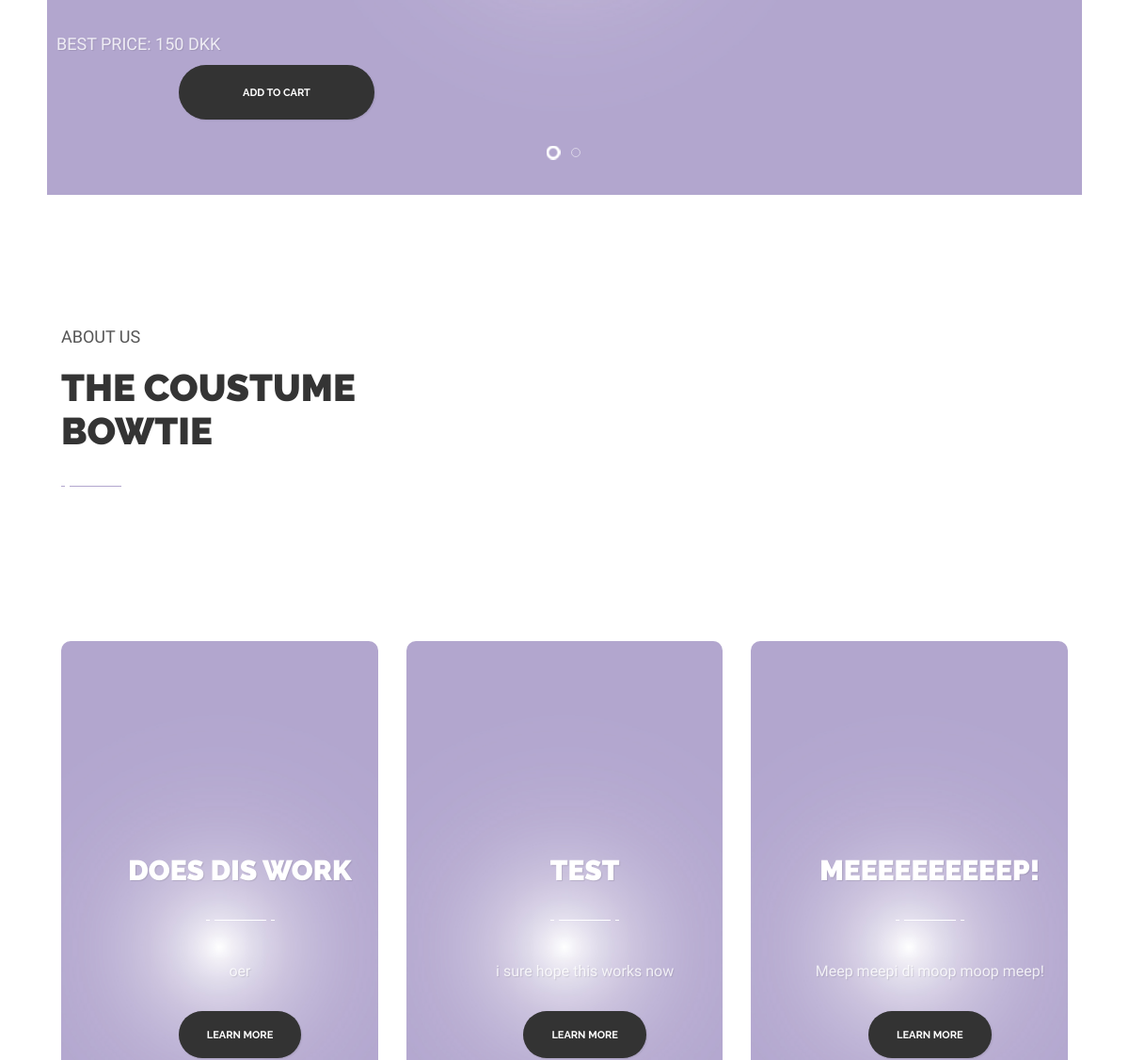
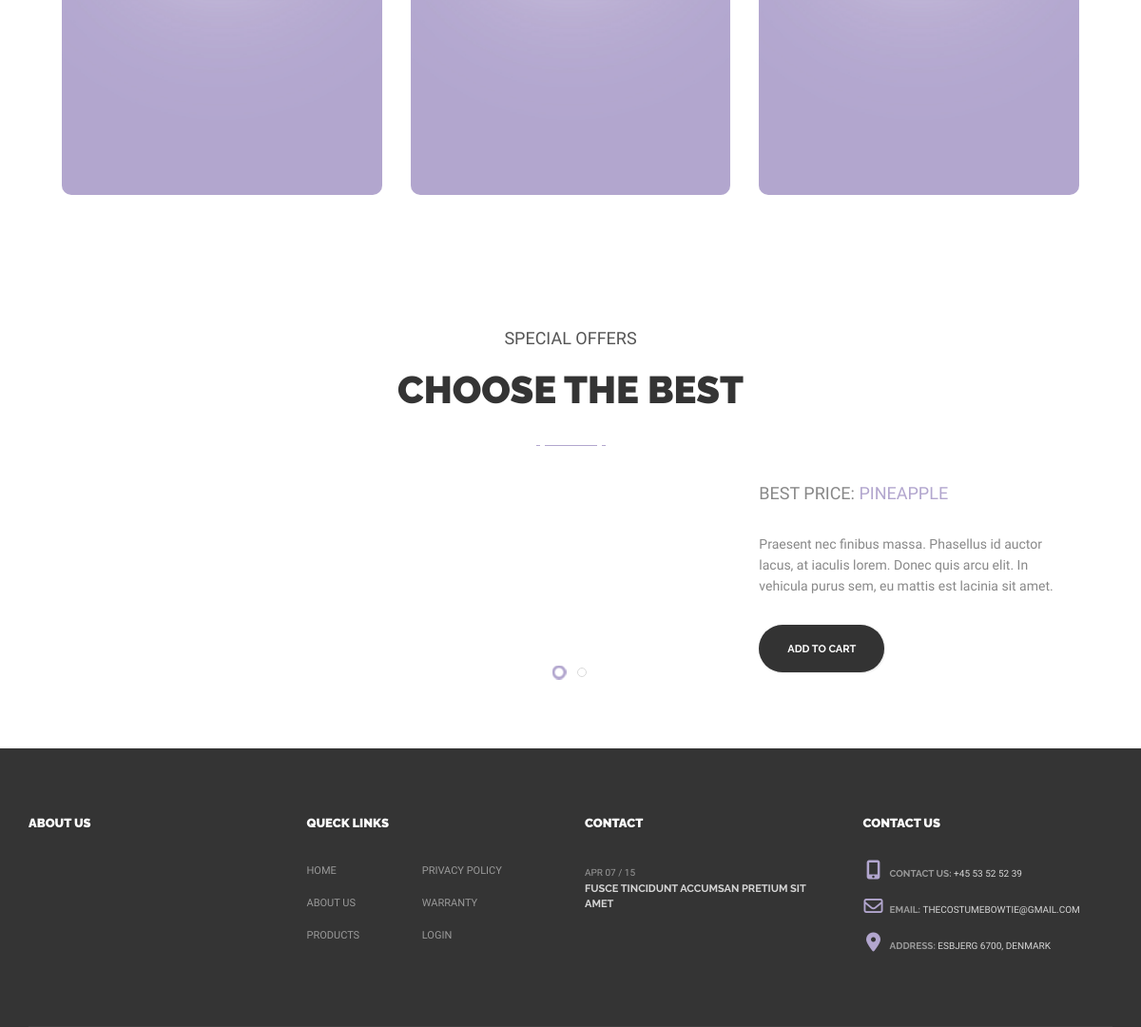
Before: / (lower part) with the older database file (2 pictures, top to bottom).
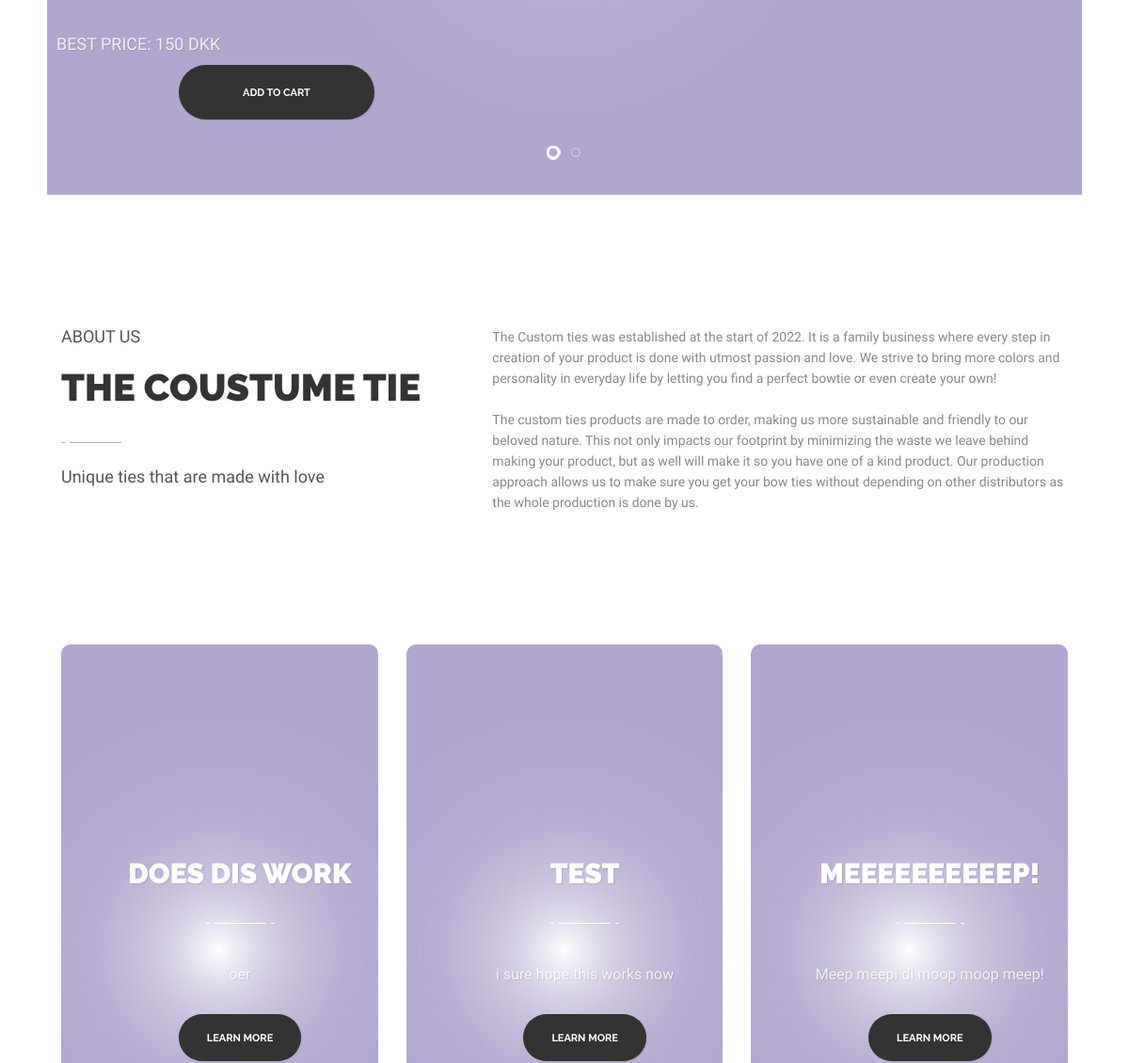
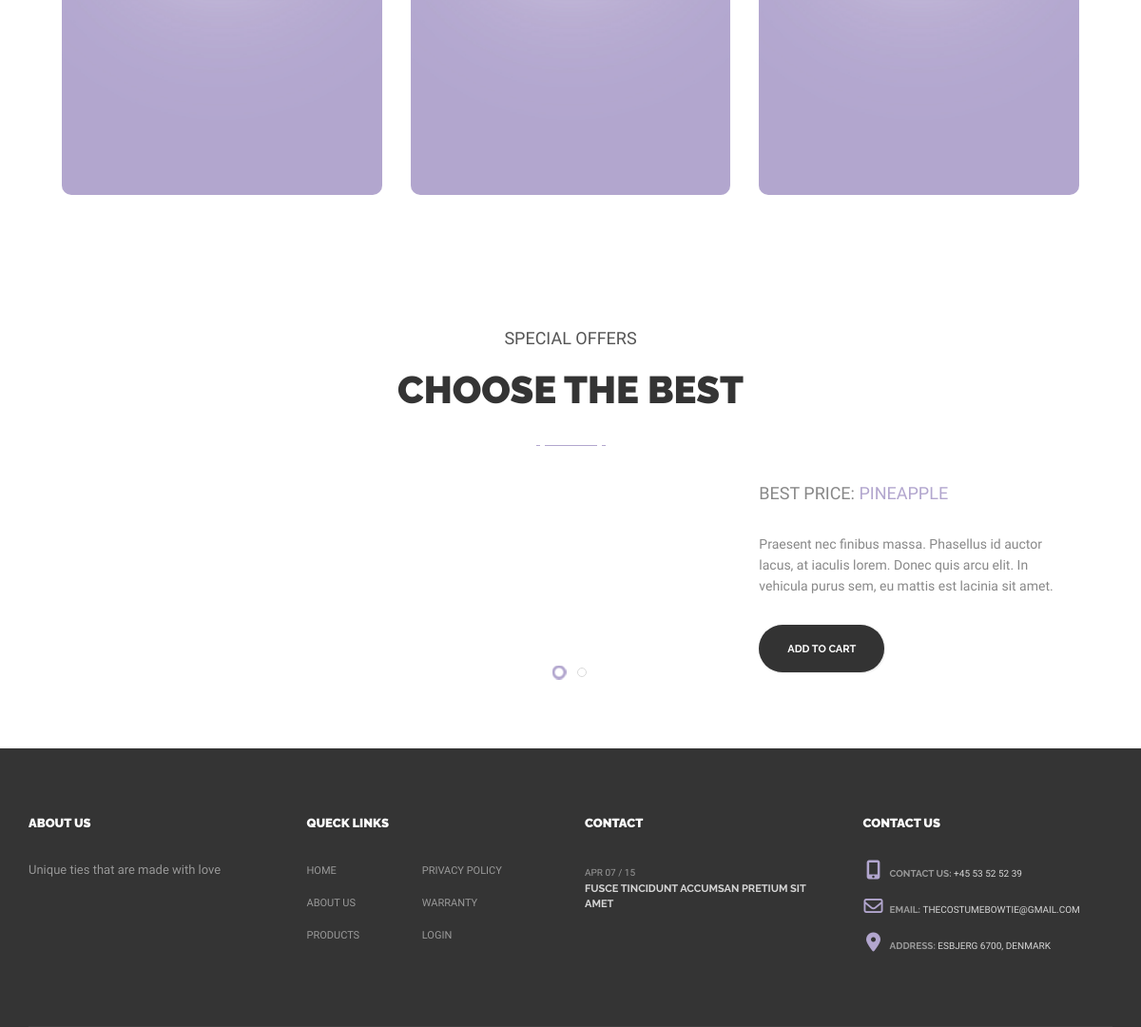
After: the same page with the newer database file (2 pictures, top to bottom).
### tables this page shows
CREATE TABLE IF NOT EXISTS `frontpage` (
  `id` varchar(50) NOT NULL,
  `text` text,
  PRIMARY KEY (`id`)
);

CREATE TABLE IF NOT EXISTS `news` (
  `news_id` int(11) NOT NULL AUTO_INCREMENT,
  `title` varchar(45) NOT NULL,
  `description` text NOT NULL,
  `time` datetime NOT NULL DEFAULT CURRENT_TIMESTAMP,
  `media` varchar(250) DEFAULT NULL,
  PRIMARY KEY (`news_id`)
);

CREATE TABLE IF NOT EXISTS `sales` (
  `id` int(11) NOT NULL AUTO_INCREMENT,
  `title` varchar(100) NOT NULL,
  `start` date NOT NULL,
  `end` date NOT NULL,
  `description` text,
  PRIMARY KEY (`id`)
);

### index.php (called while the page is built, shortened)
<?php
    include "public/Router.php";
    $request = $_SERVER["REQUEST_URI"];
    $router = new Router($request);
    $router->get('/', 'views/frontend/Home');

### models/handlers/frontpageHandler.php (called while the page is built, shortened)
<?php
$rootPath = "";
require_once $rootPath . "public/dbconn.php";
require_once $rootPath . "models/sql/frontpage.php";
class FrontpageHandler extends Frontpage{
    public $db;
    public function __construct($db) {
        $this->db = $db;
    }
    public function getFrontpage(){
        $getFrontpage = $this->db->prepare($this->getAllFrontpageQuery);
        $getFrontpage->execute();
        return $getFrontpage->fetchAll();
    }
}
$FrontpageHandler = new FrontpageHandler($db);

### controllers/frontpage.php (called while the page is built, shortened)
<?php
$dataset = $FrontpageHandler->getFrontpage();
foreach($dataset as $data){
    if($data['id'] == 'phone'){
        $phone = $data['text'];
    }
    if($data['id'] == 'email'){
        $email = $data['text'];
    }
    if($data['id'] == 'address'){
        $address = $data['text'];
    }
    if($data['id'] == 'aboutusSubtitle'){
        $aboutusSubtitle = $data['text'];
    }
    if($data['id'] == 'aboutusSlogan'){
        $aboutusSlogan = $data['text'];
    }
    if($data['id'] == 'aboutusTitle'){
        $aboutusTitle = $data['text'];
    }
    if($data['id'] == 'aboutUs1'){
        $aboutUs1 = $data['text'];
    }
    if($data['id'] == 'aboutUs2'){
        $aboutUs2 = $data['text'];
    }
}

### models/handlers/newsHandler.php (called while the page is built, shortened)
<?php
$rootPath = "";
require_once $rootPath . "public/dbconn.php";
require_once $rootPath . "models/sql/news.php";
class NewsHandler extends News{
    public $db;
    public function __construct($db) {
        $this->db = $db;
    }
    public function getNews($search){
        if($search == ""){
            $search = "%";
        }else{
            $search = "%" . $search . "%";
        }
        $getNews = $this->db->prepare($this->getNewsQuery);
        $getNews->bindParam(":title", $search);
        $getNews->bindParam(":description", $search);
        $getNews->execute();
        $news = $getNews->fetchAll();
        return $news;
    }
}
$NewsHandler = new NewsHandler($db);

### controllers/frontendNews.php (called while the page is built)
<?php
$news = $NewsHandler->getNews('');

### models/handlers/ProductsHandler.php (called while the page is built, shortened)
<?php
$rootPath = "";
require_once $rootPath . "public/dbconn.php";
require_once $rootPath . "models/sql/Products.php";
class ProductsHandler extends Products{
    public $db;
    public function __construct($db) {
        $this->db = $db;
    }
    public function getSales(){
        $getSales = $this->db->prepare($this->getSalesQuery);
        $getSales->execute();
        return $getSales->fetchAll();
    }
}
$ProductsHandler = new ProductsHandler($db);

### controllers/frontendDiscount.php (called while the page is built, shortened)
<?php
$Sales = $ProductsHandler->getSales();

### views/frontend/home.php (the view, shortened to what this page needs)
<?php
    $rootPath = "";
    require_once $rootPath . "views/frontend/partials/header.php";
    require_once $rootPath . "models/handlers/newsHandler.php";
    require_once $rootPath . "controllers/frontendNews.php";
    require_once $rootPath . "models/handlers/ProductsHandler.php";
    require_once $rootPath . "controllers/frontendDiscount.php";
    require_once $rootPath . "models/handlers/frontpageHandler.php";
    require_once $rootPath . "controllers/frontpage.php";
?>
<div class="content-margins grey">
    <div class="slider-wrapper">
        <div class="swiper-container" data-parallax="1" data-auto-height="1">
            <div class="swiper-wrapper">
                <div class="swiper-slide" style="background-image: url(assets/img/background-1.jpg);">
                    <div class="container">
                        <div class="row">
                            <div class="col-sm-6">
                                <div class="cell-view page-height">
                                    <div data-swiper-parallax-x="-300">
                                        <div class="buttons-wrapper">
                                            <div class="simple-article size-5 light transparent">BEST PRICE: 150 DKK
                                            </div>
                                            <a class="height-button button size-2 style-2" href="#">
                                                <span class=" button-wrapper">
                                                    <span class="text">Add To Cart</span>
                                                </span>
                                            </a>
                                        </div>
                                    </div>
                                </div>
                            </div>
                        </div>
                        <div class="slider-product-preview FirstBannerImage" data-swiper-parallax-x="-600">
                        </div>
                    </div>
                </div>
            </div>
            <div class="swiper-pagination swiper-pagination-white"></div>
        </div>
    </div>
    <div class="empty-space col-xs-b35 col-md-b70"></div>
    <div class="empty-space col-xs-b35 col-md-b70"></div>
    <div class="container">
        <div class="row">
            <div class="col-sm-5">
                <div class="simple-article size-3 grey uppercase col-xs-b5"><?php echo $aboutusSubtitle ?></div>
                <div class="h2"><?php echo $aboutusTitle ?></div>
                <div class="title-underline left"><span></span></div>
                <div class="simple-article size-4 grey"><?php echo $aboutusSlogan ?></div>
            </div>
            <div class="col-sm-7">
                <div class="simple-article size-3">
                    <p><?php echo $aboutUs1 ?></p>
                    <p><?php echo $aboutUs2 ?></p>
                </div>
            </div>
        </div>
    </div>
    <div class="empty-space col-xs-b35 col-md-b70"></div>
    <div class="empty-space col-xs-b35 col-md-b70"></div>
    <div class="container-fluid">
        <div class="row">
            <?php
                    foreach($news as $new){
            ?>
                <div class="col-md-4 col-xs-b15 col-md-b0">
                    <div class="banner-shortcode style-4 rounded-image text-center"
                        style="background-image: url(assets/img/background-5.jpg);">
                        <div class="valign-middle-cell">
                            <div class="valign-middle-content flex-center">
                                <h3 class="h3 light"><?php echo $new['title'] ?></h3>
                                <div class="title-underline light center"><span></span></div>
                                <div class="news-image-div">
                                </div>
                                <div class="simple-article size-4 light transparent col-xs-b30"><?php echo $new['description'] ?></div>
                                <a class="button size-2 style-2" href="/NewsShow">
                                    <span class="button-wrapper">
                                        <span class="text">learn more</span>
                                    </span>
                                </a>
                            </div>
                        </div>
                    </div>
                </div>
            <?php
                }
            ?>
        </div>
    </div>
    <div class="empty-space col-xs-b35 col-md-b70"></div>
    <div class="empty-space col-xs-b35 col-md-b70"></div>
<div class="container">
    <div class="text-center">
        <div class="simple-article size-3 grey uppercase col-xs-b5">special offers</div>
        <div class="h2">choose the best</div>
        <div class="title-underline center"><span></span></div>
    </div>
</div>
<div class="slider-wrapper">
                <div class="swiper-container" data-parallax="1">
                   <div class="swiper-wrapper Discount-wrapper">
                   <?php
                        foreach($Sales as $Sale){
                    ?>
                       <div class="swiper-slide">
                            <div class="container">
                                <div class="row vertical-aligned-columns">
                                    <div class="col-sm-6 col-xs-b30 col-sm-b0">
                                    </div>
                                    <div class="col-sm-6 col-md-4 col-md-offset-2">
                                        <h3 class="h3 col-xs-b15"><?php echo $Sale['title'] ?></h3>
                                        <div class="simple-article size-5 uppercase col-xs-b20">best Price: <span class="color"><?php echo $Sale['title'] ?></span></div>
                                        <div class="simple-article size-3 col-xs-b30">Praesent nec finibus massa. Phasellus id auctor lacus, at iaculis lorem. Donec quis arcu elit. In vehicula purus sem, eu mattis est lacinia sit amet.</div>
                                        <div class="buttons-wrapper">
                                            <a class="button size-2 style-2" href="#">
                                                <span class="button-wrapper">
                                                    <span class="text">Add To Cart</span>
                                                </span>
                                            </a>
                                        </div>
                                    </div>
                                </div>
                            </div>
                       </div>
                       <?php
                            }
                       ?>
                   </div>
                   <div class="swiper-pagination relative-pagination"></div>
                </div>
            </div>
    <div class="empty-space col-xs-b35 col-md-b70"></div>
</div>
<?php
    require_once $rootPath . "views/frontend/partials/footer.php";
?>

### public/Router.php (shortened to what this page needs)
<?php
class Router{
    private $request;
    public function __construct($requestPara){
        $this->request = $requestPara;
    }
    public function get($route, $file){
        $uri = trim($this->request, "/");
        $uri = explode("/", $uri);
        if($uri[0] == trim($route, "/")){
            require_once $file . ".php";
        }
    }
}

### views/frontend/partials/header.php (shortened to what this page needs)
<?php
    require_once $rootPath . "models/handlers/frontpageHandler.php";
    require_once $rootPath . "controllers/frontpage.php";
    require_once $rootPath . "models/handlers/ProductsHandler.php";
?>
<!DOCTYPE html>
<html lang="en">
<head>
    <link href="https://cdnjs.cloudflare.com/ajax/libs/font-awesome/6.2.0/css/all.min.css" rel="stylesheet">
    <link href="<?php echo BASE_URL ?>/views/frontend/partials/css/TheCostumCSS.css" rel="stylesheet">
    <link href="<?php echo BASE_URL ?>/views/frontend/partials/css/bootstrap.extension.css" rel="stylesheet">
    <link href="<?php echo BASE_URL ?>/views/frontend/partials/css/bootstrap.min.css" rel="stylesheet">
    <link href="<?php echo BASE_URL ?>/views/frontend/partials/css/style.css" rel="stylesheet">
    <link href="<?php echo BASE_URL ?>/views/frontend/partials/css/swiper.css" rel="stylesheet">
    <link href="<?php echo BASE_URL ?>/views/frontend/partials/css/sumoselect.css" rel="stylesheet">
    <link href="<?php echo BASE_URL ?>/views/frontend/partials/css/font-awesome.min.css" rel="stylesheet">
</head>
<body>
    <div id="content-block">

### views/frontend/partials/footer.php (shortened to what this page needs)
<?php
    require_once $rootPath . "models/handlers/frontpageHandler.php";
    require_once $rootPath . "controllers/frontpage.php";
?>
<footer>
            <div class="container">
                <div class="footer-top">
                    <div class="row">
                        <div class="col-sm-6 col-md-3 col-xs-b30 col-md-b0">
                            <h6 class="h6 light"><?php echo $aboutusSubtitle ?></h6>
                            <div class="empty-space col-xs-b20"></div>
                            <div class="simple-article size-2 light fulltransparent"><?php echo $aboutusSlogan ?></div>
                            <div class="empty-space col-xs-b20"></div>
                        </div>
                        <div class="col-sm-6 col-md-3 col-xs-b30 col-md-b0">
                            <h6 class="h6 light">queck links</h6>
                            <div class="empty-space col-xs-b20"></div>
                            <div class="footer-column-links">
                                <div class="row">
                                    <div class="col-xs-6">
                                        <a href="#">home</a>
                                        <a href="#">about us</a>
                                        <a href="#">products</a>
                                    </div>
                                    <div class="col-xs-6 footer-links-2">
                                        <a href="#">privacy policy</a>
                                        <a href="#">warranty</a>
                                        <a href="#">login</a>
                                    </div>
                                </div>
                            </div>
                        </div>
                        <div class="col-sm-6 col-md-3 col-xs-b30 col-sm-b0">
                            <h6 class="h6 light">Contact</h6>
                            <div class="empty-space col-xs-b20"></div>
                            <div class="footer-post-preview clearfix">
                                <div class="description">
                                    <div class="date">apr 07 / 15</div>
                                    <a class="title">Fusce tincidunt accumsan pretium sit amet</a>
                                </div>
                            </div>
                        </div>
                        <div class="col-sm-6 col-md-3">
                            <h6 class="h6 light">Contact us</h6>
                            <div class="empty-space col-xs-b20"></div>
                                <div class="footer-contact"><i class="fa fa-mobile" aria-hidden="true"></i> contact us: <a href="tel:+4553525239"><?php echo $phone ?></a></div>
                                <div class="footer-contact"><i class="fa fa-envelope-o" aria-hidden="true"></i> email: <a href="mailto:thecostumebowtie@gmail.com"><?php echo $email ?></a></div>
                                <div class="footer-contact"><i class="fa fa-map-marker" aria-hidden="true"></i> address: <a href="#"><?php echo $address ?></a></div>
                        </div>
                    </div>
                </div>
            </div>
        </footer>
</body>
</html>

### views/frontend/partials/css/TheCostumCSS.css (style rules this page uses)
.swiper-wrapper { cursor: url(../../../assets/img/drag.png) 16 9, ew-resize; }
.slider-product-preview { top: 55px; bottom: 55px; }
.button-wrapper { display: block; overflow: hidden; border-radius: inherit; -webkit-border-radius: inherit; position: relative; }
.height-button { padding: 4px 38px !important; border-radius: 900px !important; margin-left: 130px !important; }
.news-image-div { max-width: 350px; min-width: 350px; height: auto; }
.footer-links-2 { padding-left: 0 !important; margin-left: -10px !important; }
.flex-center { display: flex; flex-direction: column; align-items: center; }
.Discount-wrapper { margin-top: -50px !important; }

Changed rows visible on the page:
changed frontpage: text "THE COUSTUME BOWTIE" → "THE COUSTUME TIE"
added frontpage: text "Unique ties that are made with love"
added frontpage: text "The Custom ties was established at the start of 2022. It is a family business where every step in creation of your product is done with utmost passion and love. We strive to bring more colors and personality in everyday life by letting you find a perfect bowtie or even create your own!"
added frontpage: text "The custom ties products are made to order, making us more sustainable and friendly to our beloved nature. This not only impacts our footprint by minimizing the waste we leave behind making your product, but as well will make it so you have one of a kind product. Our production approach allows us to make sure you get your bow ties without depending on other distributors as the whole production is done by us."
